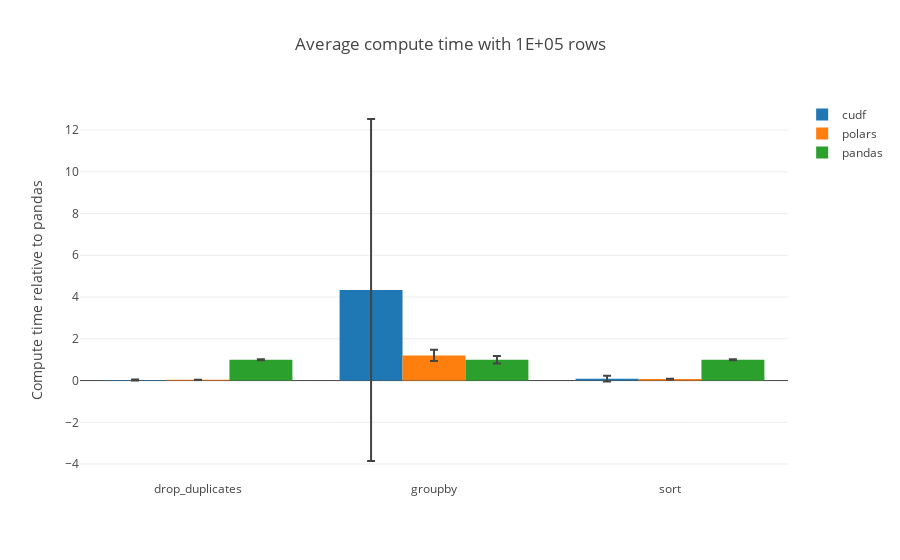
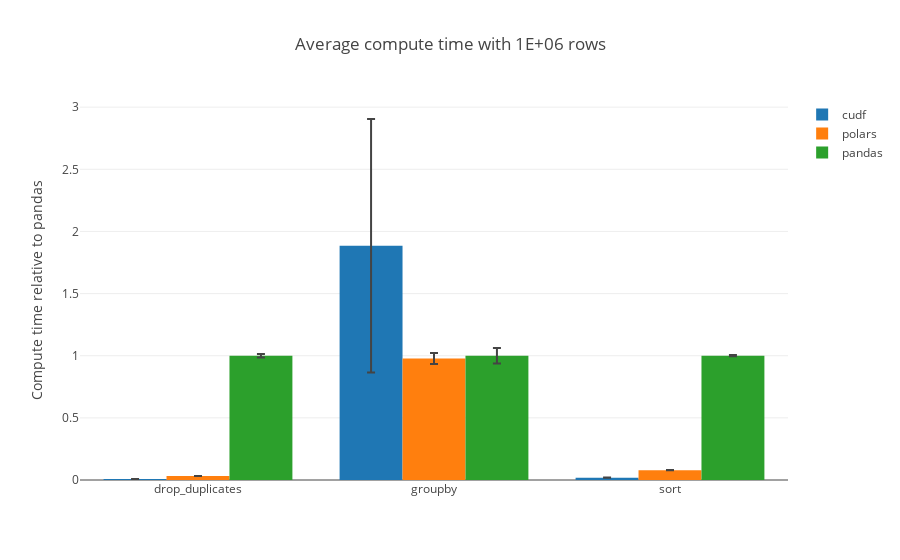
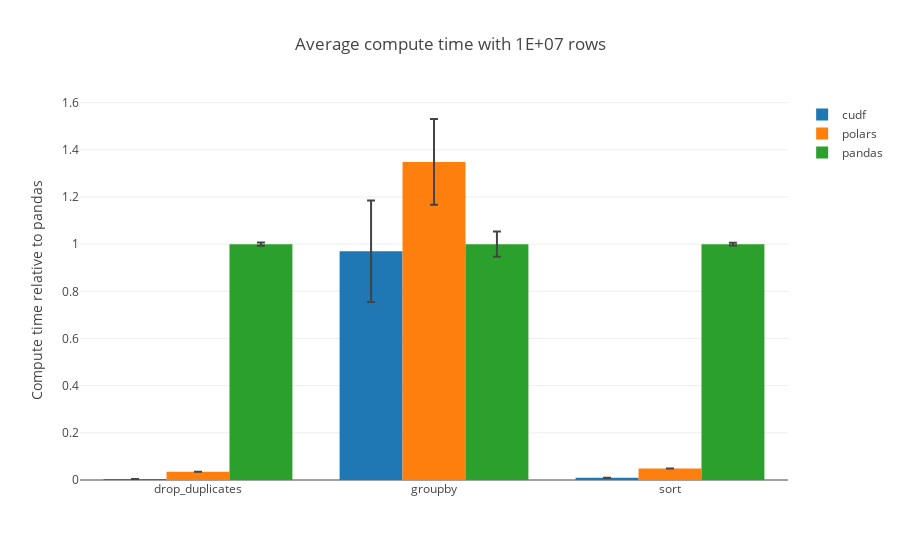

Source (notebook cell) for these figures, in order:
### Code cell
for sample_size in sample_sizes:
    fig = go.Figure()
    cudf_tdf = cudf_df[cudf_df["n"] == sample_size]
    cudf_tdf.drop(
        columns=[c for c in cudf_tdf.columns if "µJ_" in c or "load" in c or c == "n"],
        inplace=True,
    )
    # cudf_tdf=cudf_tdf.map(lambda x: x if x>=0 else x+65532610987)
    polars_tdf = polars_df[polars_df["n"] == sample_size]
    polars_tdf.drop(
        columns=[
            c for c in polars_tdf.columns if "µJ_" in c or "load" in c or c == "n"
        ],
        inplace=True,
    )
    # polars_tdf=polars_tdf.map(lambda x: x if x>=0 else x+65532610987)
    pandas_tdf = pandas_df[pandas_df["n"] == sample_size]
    pandas_tdf.drop(
        columns=[
            c for c in pandas_tdf.columns if "µJ_" in c or "load" in c or c == "n"
        ],
        inplace=True,
    )
    # pandas_tdf=pandas_tdf.map(lambda x: x if x>=0 else x+65532610987)
    y_cudf = [
        cudf_tdf.loc[:, [test in c for c in cudf_tdf.columns]].mean().sum()
        * convertion_factor
        for test in tests
    ]
    y_polars = [
        polars_tdf.loc[:, [test in c for c in polars_tdf.columns]].mean().sum()
        * convertion_factor
        for test in tests
    ]
    y_pandas = [
        pandas_tdf.loc[:, [test in c for c in pandas_tdf.columns]].mean().sum()
        * convertion_factor
        for test in tests
    ]
    std_cudf = [
        cudf_tdf.loc[:, [test in c for c in cudf_tdf.columns]].sum(axis=1).std()
        * convertion_factor
        for test in tests
    ]
    std_pandas = [
        pandas_tdf.loc[:, [test in c for c in cudf_tdf.columns]].sum(axis=1).std()
        * convertion_factor
        for test in tests
    ]
    std_polars = [
        polars_tdf.loc[:, [test in c for c in cudf_tdf.columns]].sum(axis=1).std()
        * convertion_factor
        for test in tests
    ]
    for idx, val in enumerate(y_pandas):
        y_cudf[idx] = y_cudf[idx] / val
        y_polars[idx] = y_polars[idx] / val
        y_pandas[idx] = y_pandas[idx] / val
        std_cudf[idx] = std_cudf[idx] / val
        std_pandas[idx] = std_pandas[idx] / val
        std_polars[idx] = std_polars[idx] / val
    fig.add_trace(
        go.Bar(
            x=tests,
            y=y_cudf,
            error_y=dict(
                type="data",  # value of error bar given in data coordinates
                array=std_cudf,
                visible=True,
            ),
            name="cudf",
        )
    )
    fig.add_trace(
        go.Bar(
            x=tests,
            y=y_polars,
            error_y=dict(
                type="data",  # value of error bar given in data coordinates
                array=std_polars,
                visible=True,
            ),
            name="polars",
        )
    )
    fig.add_trace(
        go.Bar(
            x=tests,
            y=y_pandas,
            error_y=dict(
                type="data",  # value of error bar given in data coordinates
                array=std_pandas,
                visible=True,
            ),
            name="pandas",
        )
    )
    fig.update_layout(
        template="none", title=f"Average compute time with {'{:.0E}'.format(sample_size)} rows"
    )
    fig.update_yaxes(
        title="Compute time relative to pandas"
    )  # ,type="log") # type="log"
    fig.show()
    fig.write_image(f"./../figs/relative_time_consumption_{sample_size}.svg")

### Figure 1 — Plotly figure (JSON) as saved in the notebook; plotly's stock layout.template omitted (floating-point values rounded to 4 significant figures)
{"data": [{"error_y": {"array": [0.02638, 8.19, 0.1358], "type": "data", "visible": true}, "name": "cudf", "type": "bar", "x": ["drop_duplicates", "groupby", "sort"], "y": [0.03037, 4.338, 0.09048]}, {"error_y": {"array": [0.006111, 0.269, 0.01462], "type": "data", "visible": true}, "name": "polars", "type": "bar", "x": ["drop_duplicates", "groupby", "sort"], "y": [0.03497, 1.204, 0.06942]}, {"error_y": {"array": [0.0238, 0.1805, 0.02236], "type": "data", "visible": true}, "name": "pandas", "type": "bar", "x": ["drop_duplicates", "groupby", "sort"], "y": [1, 1, 1]}], "layout": {"title": {"text": "Average compute time with 1E+05 rows"}, "yaxis": {"title": {"text": "Compute time relative to pandas"}}}}

### Figure 2 — Plotly figure (JSON) as saved in the notebook; plotly's stock layout.template omitted (floating-point values rounded to 4 significant figures)
{"data": [{"error_y": {"array": [4.504e-05, 1.02, 0.0004676], "type": "data", "visible": true}, "name": "cudf", "type": "bar", "x": ["drop_duplicates", "groupby", "sort"], "y": [0.007238, 1.885, 0.01909]}, {"error_y": {"array": [0.0004933, 0.04446, 0.001086], "type": "data", "visible": true}, "name": "polars", "type": "bar", "x": ["drop_duplicates", "groupby", "sort"], "y": [0.03212, 0.9778, 0.07856]}, {"error_y": {"array": [0.01395, 0.06273, 0.005007], "type": "data", "visible": true}, "name": "pandas", "type": "bar", "x": ["drop_duplicates", "groupby", "sort"], "y": [1, 1, 1]}], "layout": {"title": {"text": "Average compute time with 1E+06 rows"}, "yaxis": {"title": {"text": "Compute time relative to pandas"}}}}

### Figure 3 — Plotly figure (JSON) as saved in the notebook; plotly's stock layout.template omitted (floating-point values rounded to 4 significant figures)
{"data": [{"error_y": {"array": [0.0001469, 0.2152, 0.0001149], "type": "data", "visible": true}, "name": "cudf", "type": "bar", "x": ["drop_duplicates", "groupby", "sort"], "y": [0.004404, 0.97, 0.009904]}, {"error_y": {"array": [0.0003364, 0.1821, 0.0003084], "type": "data", "visible": true}, "name": "polars", "type": "bar", "x": ["drop_duplicates", "groupby", "sort"], "y": [0.03492, 1.349, 0.04857]}, {"error_y": {"array": [0.006719, 0.05374, 0.005579], "type": "data", "visible": true}, "name": "pandas", "type": "bar", "x": ["drop_duplicates", "groupby", "sort"], "y": [1, 1, 1]}], "layout": {"title": {"text": "Average compute time with 1E+07 rows"}, "yaxis": {"title": {"text": "Compute time relative to pandas"}}}}
